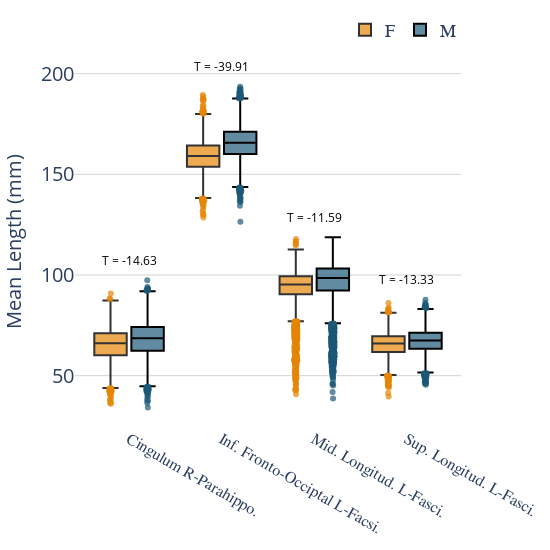

The notebook cell saved with this chart:
### Code cell
import plotly.graph_objects as go
from plotly.subplots import make_subplots
import pandas as pd
from scipy.stats import ttest_ind
import plotly.io as pio

female_color = 'rgba(229,134,6, 0.7)'
male_color = 'rgba(29, 90, 120, 0.7)'

fig = make_subplots(rows=1, cols=1)
t_stats = []

for i, tract in enumerate(tracts):
    female_data = meanlength_merge[meanlength_merge['demo_sex_v2'] == 2][tract]
    male_data = meanlength_merge[meanlength_merge['demo_sex_v2'] == 1][tract]
    
    t_stat, p_value = ttest_ind(female_data, male_data, equal_var=True, alternative='two-sided', nan_policy='omit')
    t_stats.append((t_stat, p_value))

    # FEMALE
    fig.add_trace(go.Box(
        x=[i - 0.2] * len(female_data),
        y=female_data,
        name='F',
        marker_color=female_color,
        fillcolor=female_color,
        line=dict(color='rgb(50,50,50)'),
        boxpoints='outliers',
        jitter=0.1,
        pointpos=0,
        width=0.35,
        showlegend=True if i == 0 else False
    ), row=1, col=1)

    # MALE
    fig.add_trace(go.Box(
        x=[i + 0.2] * len(male_data),
        y=male_data,
        name='M',
        marker_color=male_color,
        fillcolor=male_color,
        line=dict(color='rgb(0,0,0)'),
        boxpoints='outliers',
        jitter=0.1,
        pointpos=0,
        width=0.35,
        showlegend=True if i == 0 else False
    ), row=1, col=1)


offset = 10

for idx, (t_stat, p_value) in enumerate(t_stats):
    max_y_value = max(max(meanlength_merge[meanlength_merge['demo_sex_v2'] == 2][tracts[idx]]),
                      max(meanlength_merge[meanlength_merge['demo_sex_v2'] == 1][tracts[idx]]))
    fig.add_annotation(x=idx, y=max_y_value + offset,
                   text=f'T = {t_stat:.2f}',
                   showarrow=False,
                   font=dict(color="black", size=12))

fig.update_layout(
    xaxis=dict(
        title_font=dict(size=20),
        tickfont=dict(size=16, family="Arial"),
        tickmode='array',
        tickvals=list(range(len(tracts))),
        ticktext=short_tracts
    ),
    yaxis=dict(
        title="Mean Length (mm)",
        title_font=dict(size=20),
        gridcolor='lightgray',
        gridwidth=1,
        zerolinecolor='lightgray',
        tickfont=dict(size=20),
        tickvals=[0, 50, 100, 150, 200],
        ticktext=['0', '50', '100', '150', '200']
    ),
    plot_bgcolor='white',
    boxmode='group',
    boxgroupgap=0.5,
    height=550,
    width=550,
    margin=dict(l=50, r=50, t=50, b=50),
    legend=dict(
        title='', 
        orientation='h', 
        yanchor='bottom', 
        y=1.02, 
        xanchor='right', 
        x=1, 
        font=dict(size=18, family='Arial Black')
    ),
)

fig.show()

pio.write_image(fig, '/Users/armanimanov/Desktop/neurosurg/baselineplot.svg', format='svg')

### Figure 1 — Plotly figure (JSON) as saved in the notebook; plotly's stock layout.template omitted (floating-point values rounded to 4 significant figures; data arrays with more than 128 entries replaced by an {"elided": "..."} marker saying what was removed)
{"data": [{"boxpoints": "outliers", "fillcolor": "rgba(229,134,6, 0.7)", "jitter": 0.1, "line": {"color": "rgb(50,50,50)"}, "marker": {"color": "rgba(229,134,6, 0.7)"}, "name": "F", "pointpos": 0, "showlegend": true, "type": "box", "width": 0.35, "x": {"elided": "4723 float values"}, "xaxis": "x", "y": {"elided": "4723 float values"}, "yaxis": "y"}, {"boxpoints": "outliers", "fillcolor": "rgba(29, 90, 120, 0.7)", "jitter": 0.1, "line": {"color": "rgb(0,0,0)"}, "marker": {"color": "rgba(29, 90, 120, 0.7)"}, "name": "M", "pointpos": 0, "showlegend": true, "type": "box", "width": 0.35, "x": {"elided": "4986 float values"}, "xaxis": "x", "y": {"elided": "4986 float values"}, "yaxis": "y"}, {"boxpoints": "outliers", "fillcolor": "rgba(229,134,6, 0.7)", "jitter": 0.1, "line": {"color": "rgb(50,50,50)"}, "marker": {"color": "rgba(229,134,6, 0.7)"}, "name": "F", "pointpos": 0, "showlegend": false, "type": "box", "width": 0.35, "x": {"elided": "4723 float values"}, "xaxis": "x", "y": {"elided": "4723 float values"}, "yaxis": "y"}, {"boxpoints": "outliers", "fillcolor": "rgba(29, 90, 120, 0.7)", "jitter": 0.1, "line": {"color": "rgb(0,0,0)"}, "marker": {"color": "rgba(29, 90, 120, 0.7)"}, "name": "M", "pointpos": 0, "showlegend": false, "type": "box", "width": 0.35, "x": {"elided": "4986 float values"}, "xaxis": "x", "y": {"elided": "4986 float values"}, "yaxis": "y"}, {"boxpoints": "outliers", "fillcolor": "rgba(229,134,6, 0.7)", "jitter": 0.1, "line": {"color": "rgb(50,50,50)"}, "marker": {"color": "rgba(229,134,6, 0.7)"}, "name": "F", "pointpos": 0, "showlegend": false, "type": "box", "width": 0.35, "x": {"elided": "4723 float values"}, "xaxis": "x", "y": {"elided": "4723 float values"}, "yaxis": "y"}, {"boxpoints": "outliers", "fillcolor": "rgba(29, 90, 120, 0.7)", "jitter": 0.1, "line": {"color": "rgb(0,0,0)"}, "marker": {"color": "rgba(29, 90, 120, 0.7)"}, "name": "M", "pointpos": 0, "showlegend": false, "type": "box", "width": 0.35, "x": {"elided": "4986 float values"}, "xaxis": "x", "y": {"elided": "4986 float values"}, "yaxis": "y"}, {"boxpoints": "outliers", "fillcolor": "rgba(229,134,6, 0.7)", "jitter": 0.1, "line": {"color": "rgb(50,50,50)"}, "marker": {"color": "rgba(229,134,6, 0.7)"}, "name": "F", "pointpos": 0, "showlegend": false, "type": "box", "width": 0.35, "x": {"elided": "4723 float values"}, "xaxis": "x", "y": {"elided": "4723 float values"}, "yaxis": "y"}, {"boxpoints": "outliers", "fillcolor": "rgba(29, 90, 120, 0.7)", "jitter": 0.1, "line": {"color": "rgb(0,0,0)"}, "marker": {"color": "rgba(29, 90, 120, 0.7)"}, "name": "M", "pointpos": 0, "showlegend": false, "type": "box", "width": 0.35, "x": {"elided": "4986 float values"}, "xaxis": "x", "y": {"elided": "4986 float values"}, "yaxis": "y"}], "layout": {"annotations": [{"font": {"color": "black", "size": 12}, "showarrow": false, "text": "T = -14.63", "x": 0, "y": 107.4}, {"font": {"color": "black", "size": 12}, "showarrow": false, "text": "T = -39.91", "x": 1, "y": 203.5}, {"font": {"color": "black", "size": 12}, "showarrow": false, "text": "T = -11.59", "x": 2, "y": 128.7}, {"font": {"color": "black", "size": 12}, "showarrow": false, "text": "T = -13.33", "x": 3, "y": 97.65}], "boxgroupgap": 0.5, "boxmode": "group", "height": 550, "legend": {"font": {"family": "Arial Black", "size": 18}, "orientation": "h", "title": {"text": ""}, "x": 1, "xanchor": "right", "y": 1.02, "yanchor": "bottom"}, "margin": {"b": 50, "l": 50, "r": 50, "t": 50}, "plot_bgcolor": "white", "width": 550, "xaxis": {"anchor": "y", "domain": [0, 1], "tickfont": {"family": "Arial", "size": 16}, "tickmode": "array", "ticktext": ["Cingulum R-Parahippo.", "Inf. Fronto-Occiptal L-Facsi.", "Mid. Longitud. L-Fasci.", "Sup. Longitud. L-Fasci."], "tickvals": [0, 1, 2, 3], "title": {"font": {"size": 20}}}, "yaxis": {"anchor": "x", "domain": [0, 1], "gridcolor": "lightgray", "gridwidth": 1, "tickfont": {"size": 20}, "ticktext": ["0", "50", "100", "150", "200"], "tickvals": [0, 50, 100, 150, 200], "title": {"font": {"size": 20}, "text": "Mean Length (mm)"}, "zerolinecolor": "lightgray"}}}
